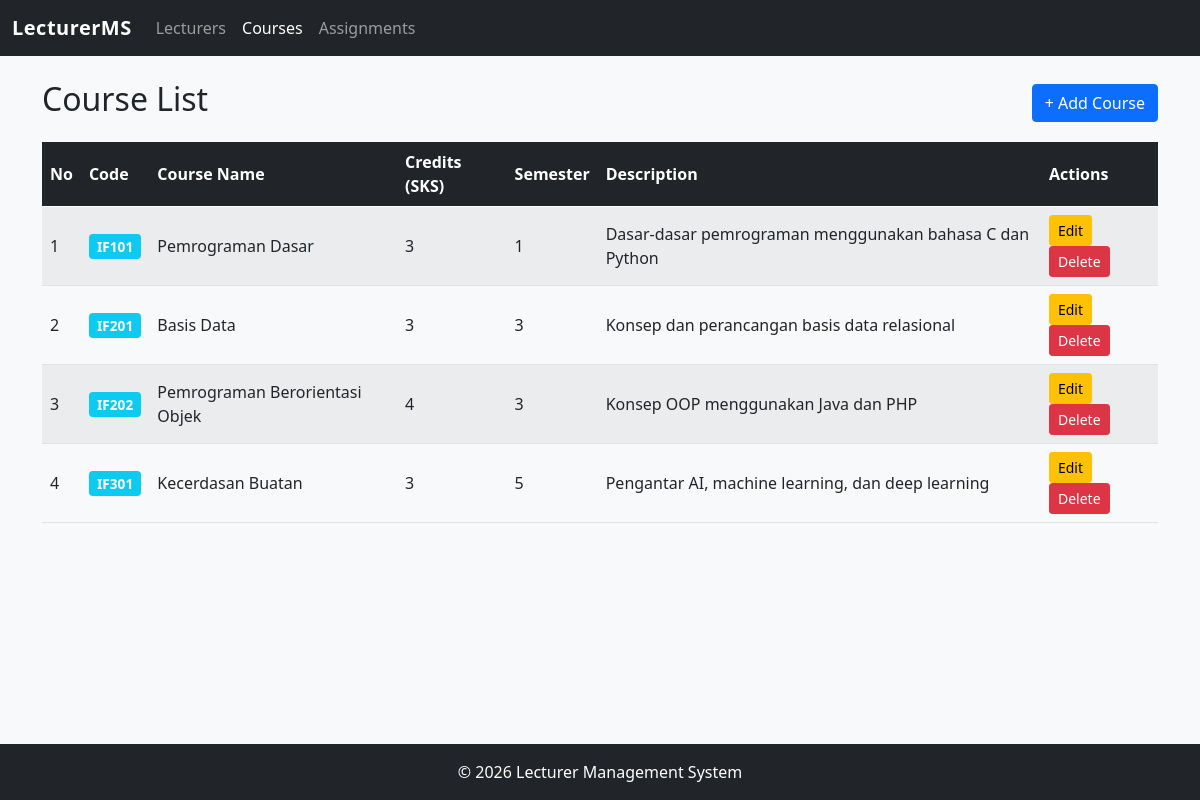
Screenshot of /Project/index.php?page=courses with the database file from the repository.
### tables this page shows
CREATE TABLE courses (
    id INT AUTO_INCREMENT PRIMARY KEY,
    code VARCHAR(10) NOT NULL UNIQUE,
    name VARCHAR(100) NOT NULL,
    credits INT NOT NULL DEFAULT 2,
    semester INT NOT NULL,
    description TEXT
);

### Project/controllers/CourseController.php (called while the page is built, shortened)
<?php
require_once __DIR__ . '/../models/Course.php';
class CourseController {
    private $model;
    public function __construct() {
        $this->model = new Course();
    }
    public function index() {
        $courses = $this->model->getAll();
        require __DIR__ . '/../views/courses/index.php';
    }
}

### Project/config/database.php (called while the page is built, shortened)
<?php
class Database {
    private $host = "localhost";
    private $username = "root";
    private $password = "";
    private $dbname = "tp_mvc25";
    public function __construct() {
        try {
            $this->conn = new PDO(
                "mysql:host={$this->host};dbname={$this->dbname}",
                $this->username,
                $this->password
            );
        } catch (PDOException $e) {
            die("Koneksi gagal: " . $e->getMessage());
        }
    }
}

### Project/models/Course.php (called while the page is built, shortened)
<?php
require_once __DIR__ . '/../config/database.php';
class Course {
    private $db;
    public function __construct() {
        $this->db = (new Database())->conn;
    }
    public function getAll() {
        $stmt = $this->db->prepare("SELECT * FROM courses ORDER BY semester, code");
        $stmt->execute();
        return $stmt->fetchAll();
    }
}

### Project/views/courses/index.php (the view, shortened to what this page needs)
<?php require __DIR__ . '/../layouts/header.php'; ?>
<div class="d-flex justify-content-between align-items-center mb-3">
    <h2>Course List</h2>
    <a href="index.php?page=courses&action=create" class="btn btn-primary">+ Add Course</a>
</div>
<div class="table-responsive">
    <table class="table table-striped table-hover">
        <thead class="table-dark">
            <tr>
                <th>No</th>
                <th>Code</th>
                <th>Course Name</th>
                <th>Credits (SKS)</th>
                <th>Semester</th>
                <th>Description</th>
                <th>Actions</th>
            </tr>
        </thead>
        <tbody>
            <?php if (empty($courses)): ?>
                <tr><td colspan="7" class="text-center text-muted">Belum ada data mata kuliah.</td></tr>
            <?php else: ?>
                <?php $no = 1; foreach ($courses as $c): ?>
                <tr>
                    <td><?= $no++ ?></td>
                    <td><span class="badge bg-info"><?= htmlspecialchars($c['code']) ?></span></td>
                    <td><?= htmlspecialchars($c['name']) ?></td>
                    <td><?= $c['credits'] ?></td>
                    <td><?= $c['semester'] ?></td>
                    <td><?= htmlspecialchars($c['description'] ?? '-') ?></td>
                    <td>
                        <a href="index.php?page=courses&action=edit&id=<?= $c['id'] ?>" class="btn btn-sm btn-warning">Edit</a>
                        <form method="POST" action="index.php?page=courses&action=delete" class="d-inline"
                              onsubmit="return confirm('Yakin hapus mata kuliah ini?')">
                            <button type="submit" class="btn btn-sm btn-danger">Delete</button>
                        </form>
                    </td>
                </tr>
                <?php endforeach; ?>
            <?php endif; ?>
        </tbody>
    </table>
</div>
<?php require __DIR__ . '/../layouts/footer.php'; ?>

### Project/public/css/style.css (style rules this page uses)
body { background-color: #f8f9fa; min-height: 100vh; display: flex; flex-direction: column; }
.table th { vertical-align: middle; }
.table td { vertical-align: middle; }
.badge { font-size: 0.85em; padding: 0.4em 0.6em; }

### rows the page displays
courses: code "IF101", name "Pemrograman Dasar", credits "3", semester "1", description "Dasar-dasar pemrograman menggunakan bahasa C dan Python"
courses: code "IF201", name "Basis Data", credits "3", semester "3", description "Konsep dan perancangan basis data relasional"
courses: code "IF202", name "Pemrograman Berorientasi Objek", credits "4", semester "3", description "Konsep OOP menggunakan Java dan PHP"
courses: code "IF301", name "Kecerdasan Buatan", credits "3", semester "5", description "Pengantar AI, machine learning, dan deep learning"
